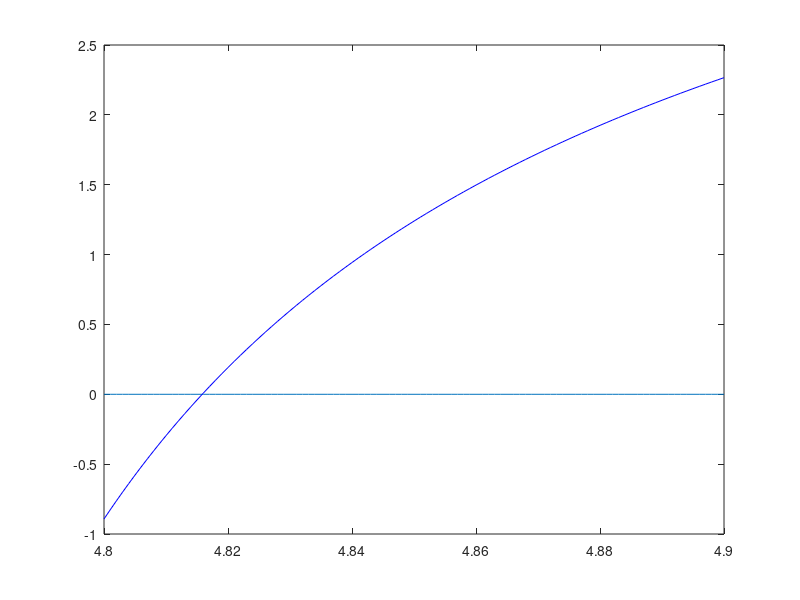

Recreate this plot in MATLAB. (Note: this script raises an error after producing the figure.)



%%% Graphical method of finding roots


% Trying to plot the function to find the approximate roots

clear all
w = 4.8:.001:4.9;
b = 2;
a = 1;
val = zeros(1,length(w));


for i = 1:length(w)
    % odd
%     val(i) = ((1/b)-w(i)*tan(w(i)*a));
  
    
    % even
      val(i) = (w(i)+(1/b)*tan(w(i)*a)) ;

      
end

figure(5)
plot(w,zeros(1,length(w)),'-')
hold on
plot(w,val,'b')
hold on 
line(w,0)

% Roots from the graphical method 
%..............................%
% Odd       Even
% .......................
% 1.3065    3.6733
% 6.5846    9.6318
% 12.7234   15.8345
% 18.9550   22.0819
% 25.2120   28.3455
 
%...............................%